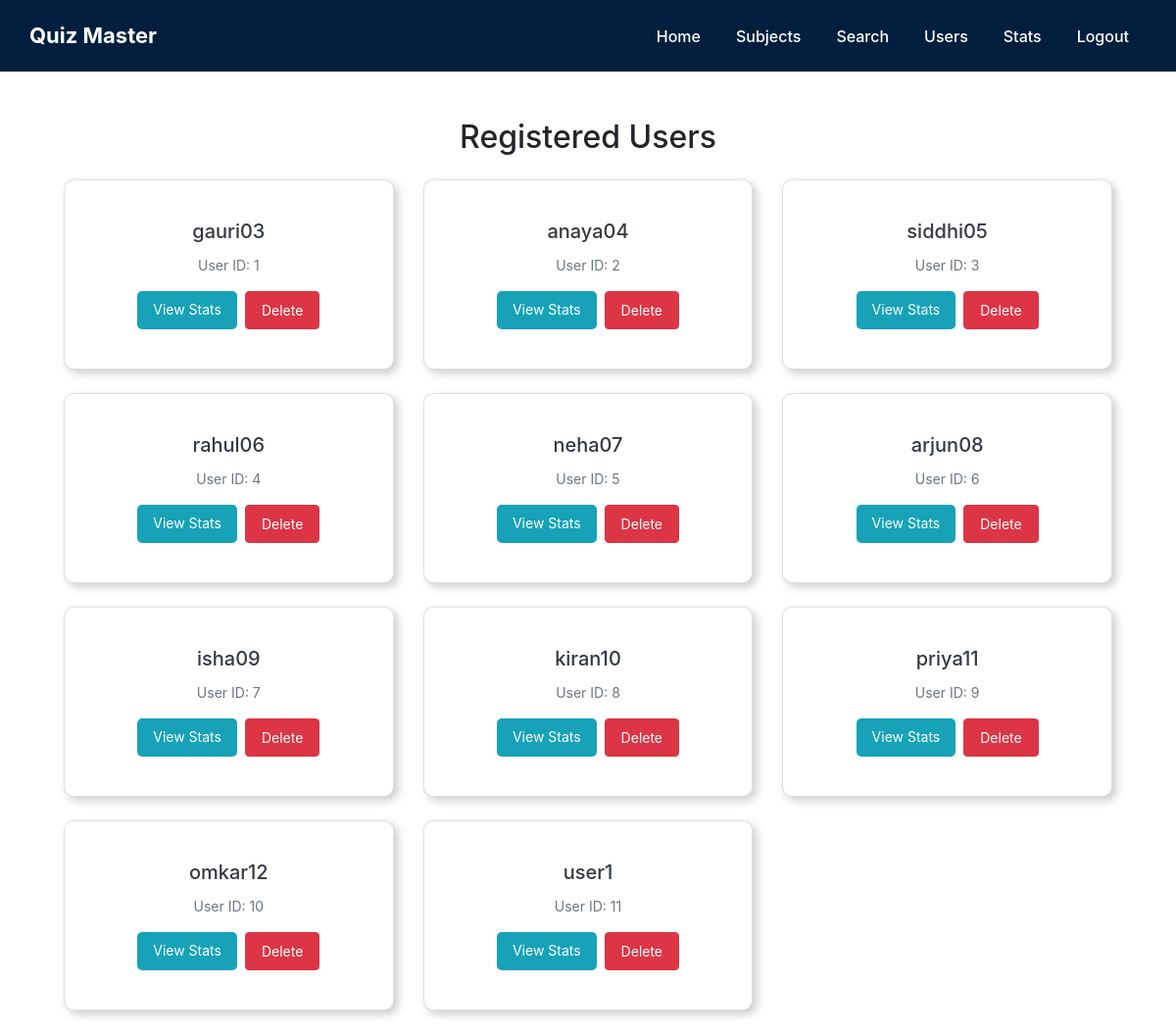
/adminhome/view_users, run on the app's committed database.
### models.py (models this page shows)
class User(db.Model):
    __tablename__ = "user"
    id = db.Column(db.Integer, primary_key = True, autoincrement = True)
    username = db.Column(db.Text, unique = True, nullable = False)
    password = db.Column(db.Text, nullable = False)
    qualification = db.Column(db.Text, nullable = False)
    dob = db.Column(db.Date)
    score= db.relationship('Score', backref = 'user')

### admin.py (the view)
@admin.route("/adminhome/view_users", methods=["GET", "POST"])
def view_users():
    users = User.query.all()
    return render_template("view_users.html", users=users)

### templates/view_users.html (shortened to what this page needs)
{% extends "base.html" %} {% block title %}Users{% endblock %} {% block content
%}
<div class="container mt-5">
  <h2 class="text-center mb-4">Registered Users</h2>
  <div class="row">
    {% for user in users %}
    <div class="col-md-4 col-sm-6 mb-4">
      <div class="card user-card">
        <div class="card-body text-center">
          <h5 class="card-title">{{ user.username }}</h5>
          <p class="card-text">User ID: {{ user.id }}</p>
          <div class="d-flex justify-content-center">
            <a
              class="btn btn-info mr-2"
              href="/adminhome/user_stats/{{ user.id }}"
            >
              View Stats
            </a>
            <form
              method="POST"
              action="{{ url_for('admin.delete_user', user_id=user.id) }}"
              onsubmit="return confirm('Are you sure you want to delete this user?');"
            >
              <button type="submit" class="btn btn-danger">Delete</button>
            </form>
          </div>
        </div>
      </div>
    </div>
    {% endfor %}
  </div>
</div>
{% endblock %}

### static/style.css (style rules this page uses)
body { background: linear-gradient(135deg, #ffffff, #ffffff); justify-content: center; align-items: center; height: 100vh; }
.container { max-width: 1000px; margin: auto; }

### templates/view_users.html (style rules this page uses)
.container { max-width: 1100px; margin: auto; }
.user-card { background: #ffffff; border-radius: 10px; padding: 20px; box-shadow: 4px 4px 10px rgba(0, 0, 0, 0.2); transition: transform 0.2s ease-in-out; }
.card-title { font-size: 20px; color: #343a40; }
.card-text { font-size: 14px; color: #6c757d; }
.btn-info { background-color: #17a2b8; border: none; padding: 8px 16px; border-radius: 5px; font-size: 14px; }
.btn-danger { padding: 8px 16px; font-size: 14px; }

### data on the page
User: username "gauri03", id "1"
User: username "anaya04", id "2"
User: username "siddhi05", id "3"
User: username "rahul06", id "4"
User: username "neha07", id "5"
User: username "arjun08", id "6"
User: username "isha09", id "7"
User: username "kiran10", id "8"
User: username "priya11", id "9"
User: username "omkar12", id "10"
User: username "user1", id "11"
